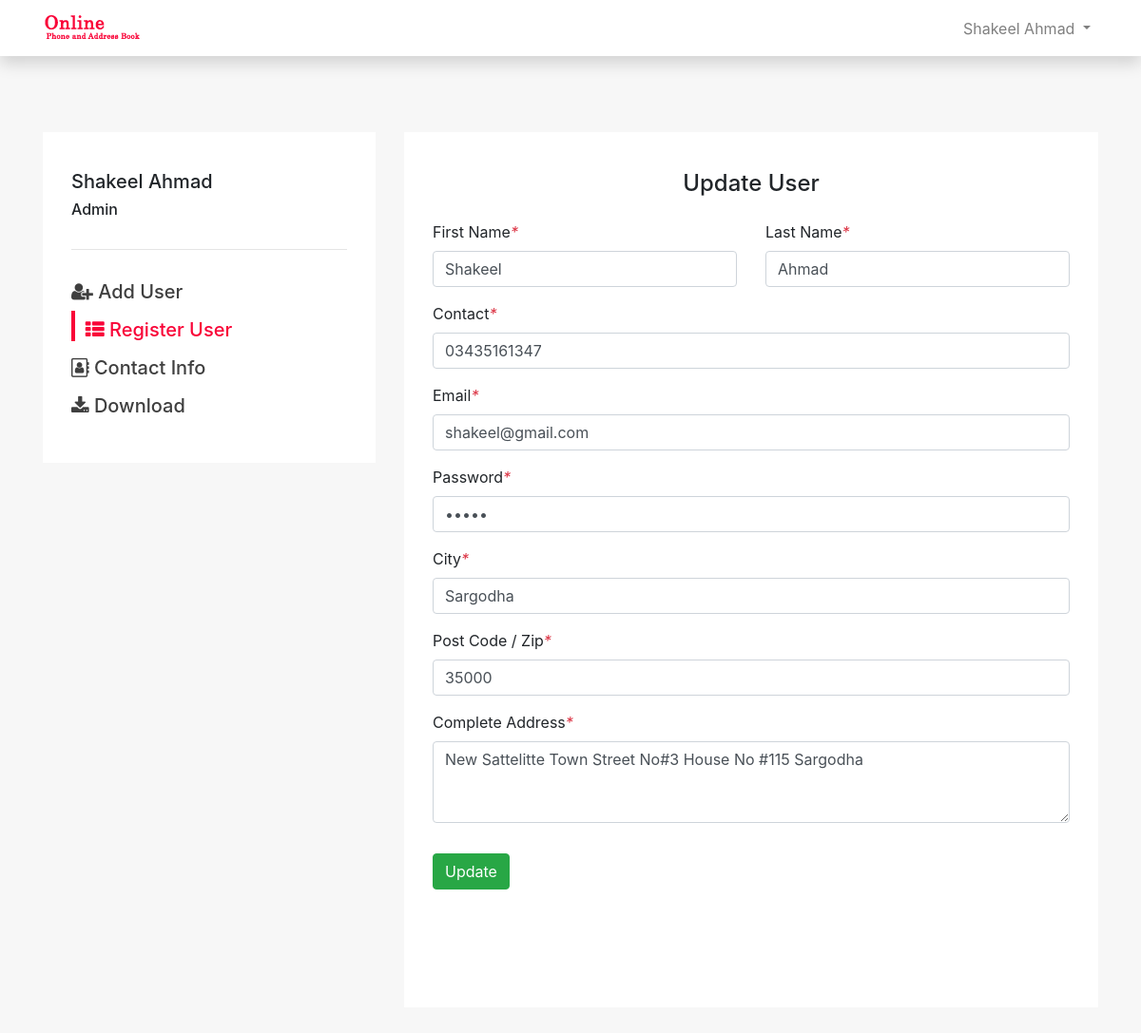
The app's page /admin/update_user.php?id=1 (signed in) with its own data.
### tables this page shows
CREATE TABLE `user` (
  `id` int(30) NOT NULL,
  `firstname` varchar(30) NOT NULL,
  `lastname` varchar(30) NOT NULL,
  `contact` varchar(30) NOT NULL,
  `email` varchar(30) NOT NULL,
  `password` varchar(30) NOT NULL,
  `city` varchar(30) NOT NULL,
  `zip` varchar(30) NOT NULL,
  `image` varchar(30) NOT NULL,
  `address` varchar(100) NOT NULL,
  `status` varchar(30) NOT NULL
);

### admin/session.php (called while the page is built, shortened)
<?php
$con=mysqli_connect('localhost','root','','online-phone-and-address-book');
$sql="select * from admin where email='".$_SESSION['admin']."'";
$result=mysqli_query($con,$sql);
$admin=mysqli_fetch_array($result);
?>

### admin/update_user.php (the view, shortened to what this page needs)
<?php
include_once "session.php";
?>
<!doctype html>
<html>
<head>
<link rel="stylesheet" type="text/css" href="../css/bootstrap.min.css">
<link rel="stylesheet" type="text/css" href="../css/font-awesome.min.css">
<link rel="stylesheet" type="text/css" href="../css/style.css">
</head>
<body>
<nav class="navbar navbar-expand-lg navbar-light shadow">
	<div class="container">
    <a class="navbar-brand mr-5" href="index.php">
    <img src="../img/logo.png">
    </a>
  <div class="collapse navbar-collapse" id="collapsibleNavbar">
  <ul class="navbar-nav ml-auto">
    <li class="nav-item dropdown">
      <a class="nav-link dropdown-toggle" id="link" href="#" id="navbardrop" data-toggle="dropdown">
        <?php echo $admin['name'];?>
      </a>
    </li>
      </ul>
    </div>
    </div>
</nav>
<div id="three">
<div class="container">
<div class="row">
<div class="col-md-4">
<div id="admin-box">
<h5><?php echo $admin['name'];?></h5>
<h6 class="pb-3">Admin</h6>
<hr>
<a href="add_user.php"><h5 class="pt-3"><i class="fa fa-user-plus"></i> Add User</h5></a>
<a href="user.php" id="button-link"><h5 class="pt-2" id="button-link-heading">&nbsp;&nbsp;<i class="fa fa-th-list"></i> Register User</h5></a>
<a href="contact.php"><h5 class="pt-2"><i class="fa fa-address-book-o"></i> Contact Info</h5></a>
<a href="download.php"><h5 class="pt-2"><i class="fa fa-download"></i> Download</h5></a>
</div>
</div>
<div class="col-md-8">
<div id="admin-box">
<div class="row">
<div class="col-md-12 mb-4">
<?php
$id=$_REQUEST['id'];
$sql="select * from user where id='$id'";
$result=mysqli_query($con,$sql);
$row=mysqli_fetch_array($result);
?>
<h4 class="text-center pb-3">Update User</h4>
<form method="post">
<div class="row">
<div class="col-md-6">
<div class="form-group">
<label>First Name<i class="text-danger">*</i></label>
<input type="text" name="fname" value="<?php echo $row['firstname'];?>" required class="form-control mb-2">
</div>
</div>
<div class="col-md-6">
<div class="form-group">
<label>Last Name<i class="text-danger">*</i></label>
<input type="text" name="lname" value="<?php echo $row['lastname'];?>" required class="form-control mb-2">
</div>
</div>
</div>
<div class="form-group">
<label>Contact<i class="text-danger">*</i></label>
<input type="number" pattern="[0-9]{11}" value="<?php echo $row['contact'];?>" required name="contact" class="form-control mb-2">
</div>
<div class="form-group">
<label>Email<i class="text-danger">*</i></label>
<input type="email" name="email" value="<?php echo $row['email'];?>" required class="form-control mb-2">
</div>
<div class="form-group">
<label>Password<i class="text-danger">*</i></label>
<input type="password" name="password" value="<?php echo $row['password'];?>" required class="form-control mb-2">
</div>
<div class="form-group">
<label>City<i class="text-danger">*</i></label>
<input type="text" name="city" required value="<?php echo $row['city'];?>" class="form-control mb-2">
</div>
<div class="form-group">
<label>Post Code / Zip<i class="text-danger">*</i></label>
<input type="number" name="zip" value="<?php echo $row['zip'];?>" required class="form-control mb-2">
</div>
<div class="form-group">
<label>Complete Address<i class="text-danger">*</i></label>
<textarea name="address" rows="3" class="form-control mb-2"><?php echo $row['address'];?></textarea>
</div>
<button type="submit" name="submit" class="btn btn-success mt-3">Update</button>
</form>
</div>
</div>
<div class="row">
<div class="col-md-12" id="table-area">
</div>
</div>
</div>
</div>
</div>
</div>
</div>
</body>
</html>

### css/style.css (style rules this page uses)
#three { padding:80px 0 100px 0; background-color:#F7F7F7; height:auto; }
#admin-box { background-color:white; padding:40px 30px 40px 30px; }
a { color:#3F3F3F; }
#button-link { color:#F90438; }
#button-link-heading { border-left:4px solid #F90438; }
#table-area { overflow:auto; padding:20px 0 40px 0; }

### records on screen
user: fname "Shakeel", lname "Ahmad", contact "03435161347", email "shakeel@gmail.com", city "Sargodha", zip "35000", address "New Sattelitte Town Street No#3 House No #115 Sargodha"

### other values on screen
$admin['name'] "Shakeel Ahmad"
